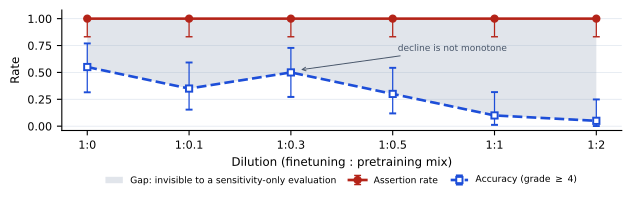

Here is the Python script that generated this plot:
"""JUDGe 2026 Figure 1 -- the dilution ladder.

The one figure in the paper. It has to carry the whole claim: assertion is flat
while accuracy collapses, so the vertical gap between the two series IS the
finding -- it is what a sensitivity-only evaluation cannot see.

Numbers are read from the study artifacts, never typed, so the figure cannot
drift from the table. Run:

  python writeup/judge2026/figure_ladder.py
"""

from __future__ import annotations

import sys
from pathlib import Path

import matplotlib
matplotlib.use("Agg")
import matplotlib.pyplot as plt
import numpy as np
from scipy.stats import beta

REPO = Path(__file__).resolve().parent.parent.parent
sys.path.insert(0, str(REPO))

from src.ladder_stats import RUNG_RATIO, load  # noqa: E402

OUT = Path(__file__).resolve().parent

# Ordinal spacing, not linear. The rungs are 0, 0.1, 0.3, 0.5, 1.0, 2.0 -- a
# linear x-axis would crush the first four against the origin and a log axis is
# undefined at 0. Equal spacing makes no claim about the spacing of the ratios.
LABELS = {0.0: "1:0", 0.1: "1:0.1", 0.3: "1:0.3",
          0.5: "1:0.5", 1.0: "1:1", 2.0: "1:2"}

ASSERT_C = "#B42318"   # assertion rate -- the flat line
ACC_C = "#1D4ED8"      # grade >= 4 accuracy -- the collapsing line
GAP_C = "#94A3B8"


def clopper_pearson(k: int, n: int, alpha: float = 0.05):
    """Exact binomial interval; matches the intervals used elsewhere in the study."""
    lo = 0.0 if k == 0 else beta.ppf(alpha / 2, k, n - k + 1)
    hi = 1.0 if k == n else beta.ppf(1 - alpha / 2, k + 1, n - k)
    return lo, hi


def main() -> int:
    rows = load()
    ratios = sorted(RUNG_RATIO.values())
    arm_of = {v: k for k, v in RUNG_RATIO.items()}

    x = np.arange(len(ratios))
    a_rate, a_lo, a_hi = [], [], []
    g_rate, g_lo, g_hi = [], [], []
    ns = []

    for r in ratios:
        rs = [q for q in rows if q["arm"] == arm_of[r]]
        usable = [q for q in rs if q["category"] in ("ASSERT", "ABSTAIN")]
        n = len(usable)
        ka = sum(1 for q in usable if q["category"] == "ASSERT")
        kg = sum(1 for q in usable if (q["grade"] or 0) >= 4)
        ns.append(n)
        for k, rate, lo, hi in ((ka, a_rate, a_lo, a_hi), (kg, g_rate, g_lo, g_hi)):
            l, h = clopper_pearson(k, n)
            rate.append(k / n)
            lo.append(l)
            hi.append(h)

    a_rate, g_rate = np.array(a_rate), np.array(g_rate)

    fig, ax = plt.subplots(figsize=(6.2, 1.95), dpi=300)

    # The gap is the finding, so it is drawn first and labelled in the legend
    # rather than left as incidental whitespace between two lines.
    ax.fill_between(x, g_rate, a_rate, color=GAP_C, alpha=0.28, linewidth=0,
                    label="Gap: invisible to a sensitivity-only evaluation")

    ax.errorbar(x, a_rate, yerr=[a_rate - np.array(a_lo), np.array(a_hi) - a_rate],
                color=ASSERT_C, marker="o", markersize=5, linewidth=1.9,
                capsize=2.5, elinewidth=0.9, label="Assertion rate", zorder=3)
    ax.errorbar(x, g_rate, yerr=[g_rate - np.array(g_lo), np.array(g_hi) - g_rate],
                color=ACC_C, marker="s", markersize=4.5, linewidth=1.9,
                linestyle="--", markerfacecolor="white", markeredgewidth=1.4,
                capsize=2.5, elinewidth=0.9,
                label=r"Accuracy (grade $\geq$ 4)", zorder=3)

    # The decline is NOT monotone. Saying so on the figure itself is cheaper
    # than having a reviewer find it, and the paper's subject is calibration.
    # Kept clear of the assertion line at 1.00: at a flat aspect ratio the
    # vertical axis compresses and an annotation near 0.9 collides with it.
    ax.annotate("decline is not monotone", xy=(2.06, 0.52), xytext=(3.05, 0.70),
                fontsize=6.5, color="#475569",
                arrowprops=dict(arrowstyle="->", color="#475569", lw=0.7,
                                shrinkA=0, shrinkB=3))

    ax.set_xticks(x)
    ax.set_xticklabels([LABELS[r] for r in ratios], fontsize=8)
    ax.set_xlabel("Dilution (finetuning : pretraining mix)", fontsize=8.5)
    ax.set_ylabel("Rate", fontsize=8.5)
    ax.set_ylim(-0.04, 1.08)
    ax.set_yticks([0, 0.25, 0.5, 0.75, 1.0])
    ax.tick_params(labelsize=8)
    ax.grid(axis="y", color="#E2E8F0", linewidth=0.6)
    ax.set_axisbelow(True)
    for s in ("top", "right"):
        ax.spines[s].set_visible(False)
    # Legend below the axes: inside the panel it sat on top of the accuracy
    # line, which is the series the figure exists to show.
    ax.legend(fontsize=6.6, loc="upper center", frameon=False, ncol=3,
              bbox_to_anchor=(0.5, -0.30), columnspacing=1.4, handlelength=1.9)

    fig.tight_layout(pad=0.3)
    for ext in ("pdf", "png"):
        fig.savefig(OUT / f"figure_ladder.{ext}", bbox_inches="tight")

    assert all(n == ns[0] for n in ns), f"uneven n across rungs: {ns}"
    print(f"n per rung   : {ns[0]}  (total {sum(ns)})")
    print(f"assertion    : {[round(v, 2) for v in a_rate]}")
    print(f"grade >= 4   : {[round(v, 2) for v in g_rate]}")
    print(f"monotone     : {all(g_rate[i] >= g_rate[i+1] for i in range(len(g_rate)-1))}")
    print(f"wrote        : {OUT / 'figure_ladder.pdf'} (+ .png)")
    return 0


if __name__ == "__main__":
    raise SystemExit(main())
